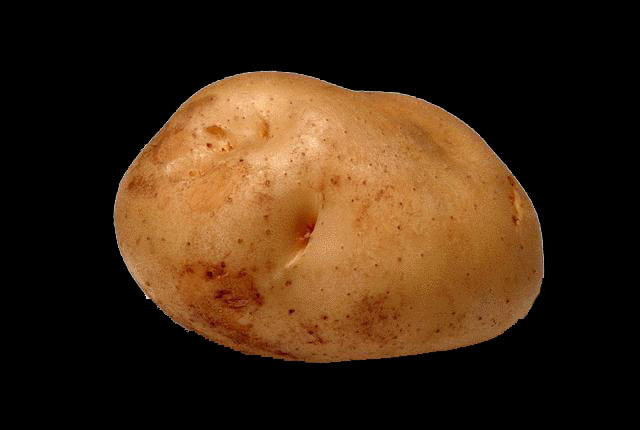
#> input picture potato2.jpg, 640 x 430 px, found by its file name
$ python snake.py   (older library calls are emulated)
#> lines starting #> are read from the running program, lines starting #| are printed output that depends on the picture
#-*- coding: UTF-8 -*-
import cv2
import numpy as np
import math
import copy
from PIL import Image
from pylab import *

I = Image.open('E:\\Study\\graduate\\python\\potato2.jpg')
#> I is the input picture: PIL image 640x430 RGB; mean R, G, B 62.5, 40, 19.6
I = np.array(I)
I =cv2.resize(I,(512,512),interpolation=cv2.INTER_CUBIC)
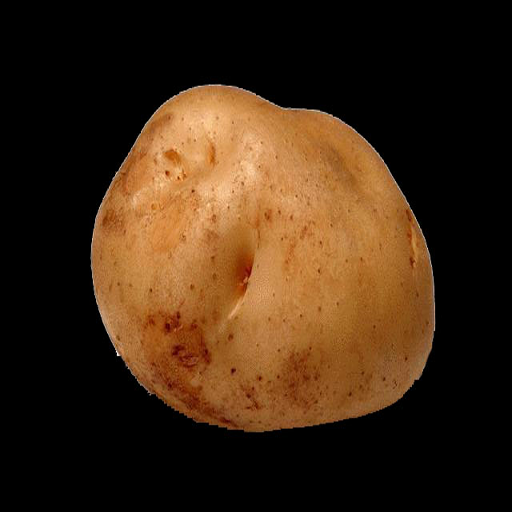
#> I: shape (512, 512, 3); mean R, G, B 62.5, 40, 19.7
row=512
col=512

I=cv2.cvtColor(I,cv2.COLOR_BGR2GRAY)
#> I: shape (512, 512)
OriginI=I

c=0
pi=3.14159
Npoint=150
x0=row/2
y0=col/2
r=y0/1.02
x=[x0+r*math.cos(c*2*pi/Npoint)]
y=[y0+r*math.sin(c*2*pi/Npoint)]
c+=1
while c<Npoint:
    xi=[x0+r*math.cos(c*2*pi/Npoint)]
    yi=[y0+r*math.sin(c*2*pi/Npoint)]

    x=np.column_stack((x,xi))
    y=np.column_stack((y,yi))
    c+=1

c=0
xg=[x0+r*math.cos(c*2*pi/Npoint)]
yg=[y0+r*math.sin(c*2*pi/Npoint)]
c+=1
while c<Npoint:
    xi=[x0+r*math.cos(c*2*pi/Npoint)];
    yi=[y0+r*math.sin(c*2*pi/Npoint)];

    xg=np.column_stack((xg,xi))
    yg=np.column_stack((yg,yi))
    c+=1

#高斯滤波
Igs = cv2.GaussianBlur(I, (9,9), 0, 0)
Igs=np.float64(Igs)

#求梯度 Gx,Gy
Gx = cv2.Sobel(Igs,cv2.CV_64F,1,0,ksize=3,scale=1,delta=0,borderType=cv2.BORDER_DEFAULT)
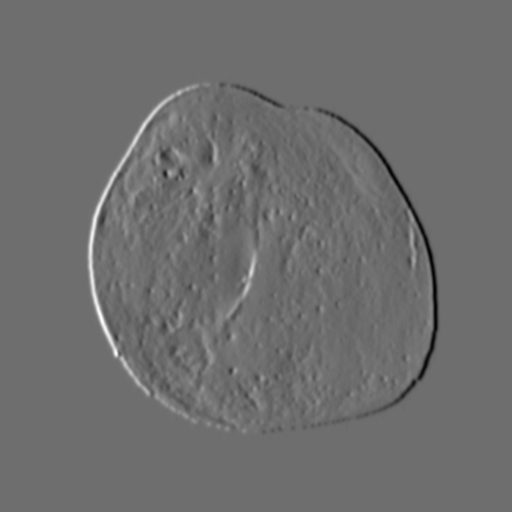
#> Gx: shape (512, 512) float64; min -181, max 237, mean 0; drawn with min black and max white
tGx = np.uint8(np.absolute(Gx))
Gy = cv2.Sobel(Igs,cv2.CV_64F,0,1,ksize=3,scale=1,delta=0,borderType=cv2.BORDER_DEFAULT)
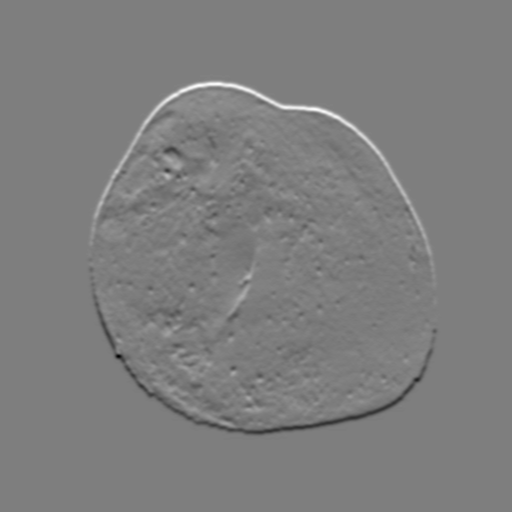
#> Gy: shape (512, 512) float64; min -219, max 223, mean 0; drawn with min black and max white
tGy = np.uint8(np.absolute(Gy))
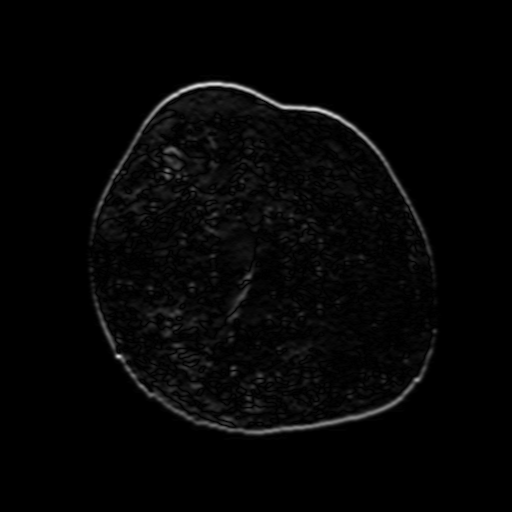
#> tGy: shape (512, 512); min 0, max 223, mean 5.1

#黎曼距离
g=np.divide(1,(1+5*(multiply(Gx,Gx)+multiply(Gy,Gy))))
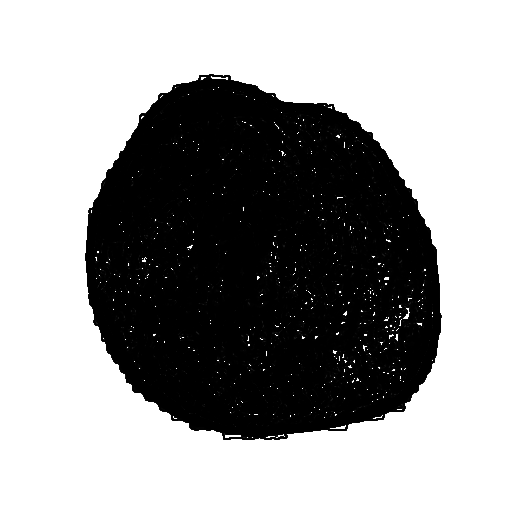
#> g: shape (512, 512) float64; min 3.27e-06, max 1, mean 0.619

#求梯度gradGx,gradGy
gradGx = cv2.Sobel(g,cv2.CV_64F,1,0,ksize=3)
gradGy = cv2.Sobel(g,cv2.CV_64F,0,1,ksize=3)
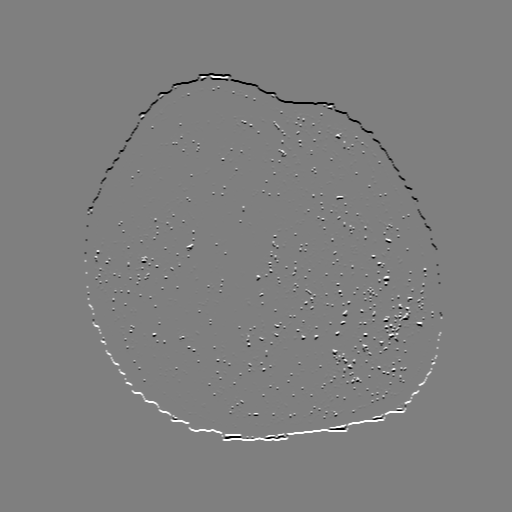
#> gradGy: shape (512, 512) float64; min -4, max 4, mean 1.3e-18; drawn with min black and max white

#迭代
epoch=50002
count=0
pcount=0
tcount=0
rx=np.uint64(x)
ry=np.uint64(y)
Igs=np.uint8(Igs)

while count<epoch:
    pcount=0
    show = copy(Igs)
    tempx=np.column_stack((x[0,Npoint-1],x))
    tempy=np.column_stack((y[0,Npoint-1],y))
    px=diff(tempx)
    py=diff(tempy)
    tempxx=np.column_stack((px,px[0,0]))
    tempyy=np.column_stack((py,py[0,0]))
    pxx=diff(tempxx)
    pyy=diff(tempyy)
    Nx=-np.divide(py,np.power((multiply(px,px)+multiply(py,py)),0.5));
    Ny=np.divide(px,np.power((multiply(px,px)+multiply(py,py)),0.5));  #法向量  np.power点幂  np.divide点除
    k=np.divide((multiply(px,pyy)- multiply(py,pxx)),np.power((multiply(px,px)+multiply(py,py)),1.5));  #曲率

    while pcount<Npoint:
        newg=g[rx[0,pcount],ry[0,pcount]]
        gradgx=gradGx[rx[0,pcount],ry[0,pcount]]
        gradgy=gradGy[rx[0,pcount],ry[0,pcount]]
        innermul=0
        innermul = gradgx*Nx[0,pcount]+gradgy*Ny[0,pcount]
        innermul=innermul/255
        if innermul>100:
            innermul = 0

        if k[0,pcount]<0:
            k[0,pcount]=abs(k[0,pcount])
        if k[0,pcount]>0.01:
            k[0,pcount]=0.01

        x[0,pcount]=x[0,pcount]+10*(newg*k[0,pcount]*Nx[0,pcount]-2*innermul*Nx[0,pcount])
        y[0,pcount]=y[0,pcount]+10*(newg*k[0,pcount]*Ny[0,pcount]-2*innermul*Ny[0,pcount])

        pcount+=1
#> after the loop, pcount = 150
    rx=np.uint64(x)
    ry=np.uint64(y)
    fcount=0
    while fcount<Npoint:
        if (fcount+1)<Npoint:
            pt1=(int(round(y[0,fcount])),int(round(x[0,fcount])))
            pt2=(int(round(y[0,fcount+1])),int(round(x[0,fcount+1])))
            cv2.line(show,pt1,pt2,(200,0,0),2)
        if (fcount+1)==Npoint:
            pt0=(int(round(y[0,0])),int(round(x[0,0])))
            pt1=(int(round(y[0,fcount])),int(round(x[0,fcount])))
            cv2.line(show,pt1,pt0,(200,0,0),2)
        fcount+=1
#> this loop made 150 passes
#> (pt1, pt2) on passes 1 to 12: ((256, 507), (267, 507)), ((267, 507), (277, 506)), ((277, 506), (287, 505)), ((287, 505), (298, 503)), ((298, 503), (308, 501)), ((308, 501), (318, 499)), ((318, 499), (329, 496)), ((329, 496), (339, 493)), ((339, 493), (348, 489)), ((348, 489), (358, 485)), ((358, 485), (368, 481)), ((368, 481), (377, 476))
#> pt1 on pass 100: (44, 122)
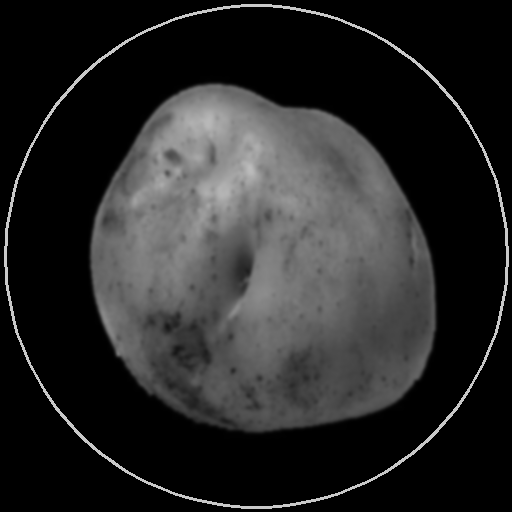
#> show: shape (512, 512); min 0, max 200, mean 40
#> after the loop, fcount = 150
    if count%10==0:
        cv2.imshow("Processing...",show)
        cv2.waitKey(30)
    count+=1
cv2.destroyAllWindows()
fcount=0

while fcount<Npoint:
    #Igs[x[0,fcount], y[0,fcount]] = 255
    if (fcount+1)<Npoint:
        pt1=(int(round(y[0,fcount])),int(round(x[0,fcount])))
        pt2=(int(round(y[0,fcount+1])),int(round(x[0,fcount+1])))
        cv2.line(Igs,pt1,pt2,(200,0,0),2)
    if (fcount+1)==Npoint:
        pt0=(int(round(y[0,0])),int(round(x[0,0])))
        pt1=(int(round(y[0,fcount])),int(round(x[0,fcount])))
        cv2.line(Igs,pt1,pt0,(200,0,0),2)
    fcount+=1

#OriginI2=np.uint8(OriginI2)
#cv2.imshow("OriginalImage",OriginI2)
#cv2.waitKey(0)

cv2.imshow("Processed",Igs)
cv2.waitKey(0)
